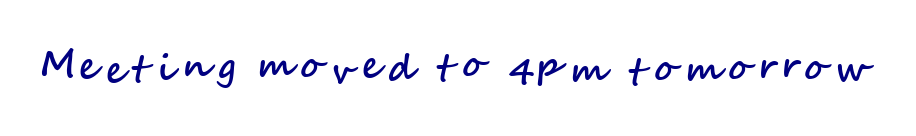
#> input picture Day22/images/handwritten_note2.png, 916 x 136 px
$ python -i run_easyocr_batch.py   (imports and definitions only)
#> lines starting #> are read from the running program, lines starting #| are printed output that depends on the picture; after the words box and inside, x2 and y2 are one past the last pixel; in counts of white or black regions, pixels touching at a corner belong together
#> further down, picture is the input picture: shape (136, 916, 3); mean B, G, R 249.9, 244.8, 244.8
"""
Day 22 - OCR practice: run EasyOCR over every sample image, save the
extracted text, then do a preprocessing before/after comparison.

WHY one shared `get_reader()` instead of calling `easyocr.Reader(...)`
every time: EasyOCR loads two neural networks from disk into memory when
you construct a Reader (a text-detection model that finds *where* text
is, and a text-recognition model that reads *what* it says). That load
takes a few seconds. Reusing one Reader object across all 17 images means
we pay that cost once, not seventeen times - the same "load once, call
many times" idea as any ML model in a real service.
"""

from pathlib import Path

import cv2
import easyocr
import numpy as np

IMAGES_DIR = Path(__file__).parent.parent / "images"
TEXT_DIR = Path(__file__).parent.parent / "extracted_text"
# [1 line not run here, left out]

_reader = None


# [42 lines left out: functions get_reader, extract_text, run_on_all_images, not called in this run]


# ----------------------------------------------------- preprocessing compare
def to_grayscale(img: np.ndarray) -> np.ndarray:
    """Collapses 3 color channels to 1. OCR only cares about the shape of
    strokes (dark pixels vs light pixels), not hue - color is noise for
    this task, so dropping it removes a source of confusion for the model
    and shrinks the data the network has to process."""
    return cv2.cvtColor(img, cv2.COLOR_BGR2GRAY)
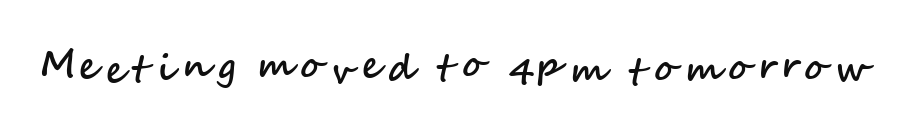
#> returned value: shape (136, 916); min 15, max 255, mean 245.4


def enhance(img: np.ndarray, denoise: bool = False) -> np.ndarray:
    """CLAHE (Contrast Limited Adaptive Histogram Equalization) stretches
    local contrast in small tiles across the image, rather than one
    global stretch. That matters for photos with uneven lighting (a
    receipt half in shadow) where a single global contrast boost would
    blow out the bright half trying to fix the dark half.

    denoise=True runs a median blur first. This turned out to matter a
    lot - see the README's "Preprocessing results" section: CLAHE+Otsu
    alone made the noisy test images *worse*, not better, because Otsu's
    hard black/white cutoff turns per-pixel sensor noise into salt-and-
    pepper speckle sitting right on top of the letters. A median blur
    (each pixel replaced by the median of its neighborhood) removes that
    kind of isolated-pixel noise while keeping edges reasonably sharp,
    *before* the threshold gets applied - order matters here.
    """
    gray = to_grayscale(img) if len(img.shape) == 3 else img
    if denoise:
        gray = cv2.medianBlur(gray, 5)
    clahe = cv2.createCLAHE(clipLimit=3.0, tileGridSize=(8, 8))
    enhanced = clahe.apply(gray)
    # Otsu thresholding: picks the brightness cutoff that best splits the
    # image's own histogram into two peaks (text vs background) instead
    # of a fixed number that only works for one lighting condition.
    _thresh_val, binary = cv2.threshold(
        enhanced, 0, 255, cv2.THRESH_BINARY + cv2.THRESH_OTSU
    )
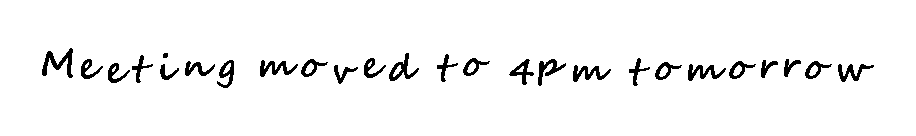
#> binary: shape (136, 916); 95.9% white; 26 black regions, largest, box (x1, y1, x2, y2) and area: (42, 48, 73, 78) 360, (573, 65, 611, 82) 280, (260, 60, 298, 77) 279
    return binary


# [38 lines left out: functions compare_preprocessing, main, not called in this run]


# [2 lines not run here, left out]

>>> import cv2
>>> picture = cv2.imread('../images/handwritten_note2.png')
>>> result = enhance(picture)

$ run again, on Day22/images/handwritten_note3.png
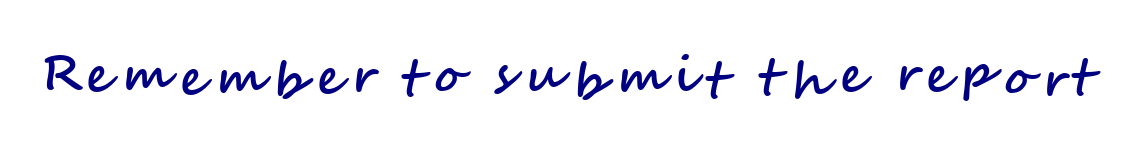
#> input picture Day22/images/handwritten_note3.png, 1144 x 148 px
#> picture is the input picture: shape (148, 1144, 3); mean B, G, R 248.5, 241.9, 241.9
#> in to_grayscale, `return cv2.cvtColor(img, cv2.COLOR_BGR2GRAY)`:
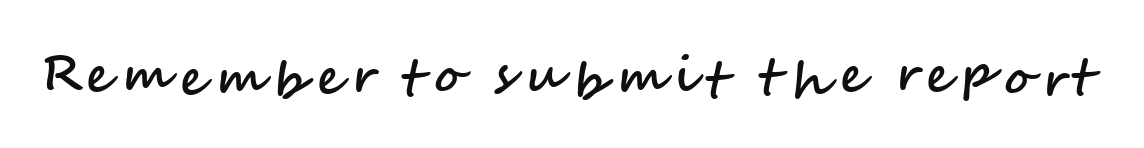
#> returned value: shape (148, 1144); min 15, max 255, mean 242.7
#> in enhance, `_thresh_val, binary = cv2.threshold( enhanced, 0, 255, cv2.THRESH_BINA..`:
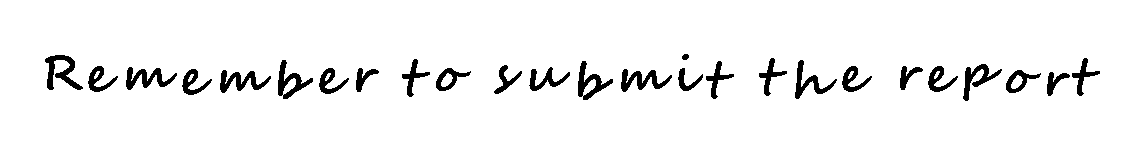
#> binary: shape (148, 1144); 94.8% white; 26 black regions, largest, box (x1, y1, x2, y2) and area: (45, 55, 83, 90) 551, (126, 67, 177, 90) 499, (621, 69, 672, 92) 499

$ run again, on Day22/images/printed_doc_normal.png
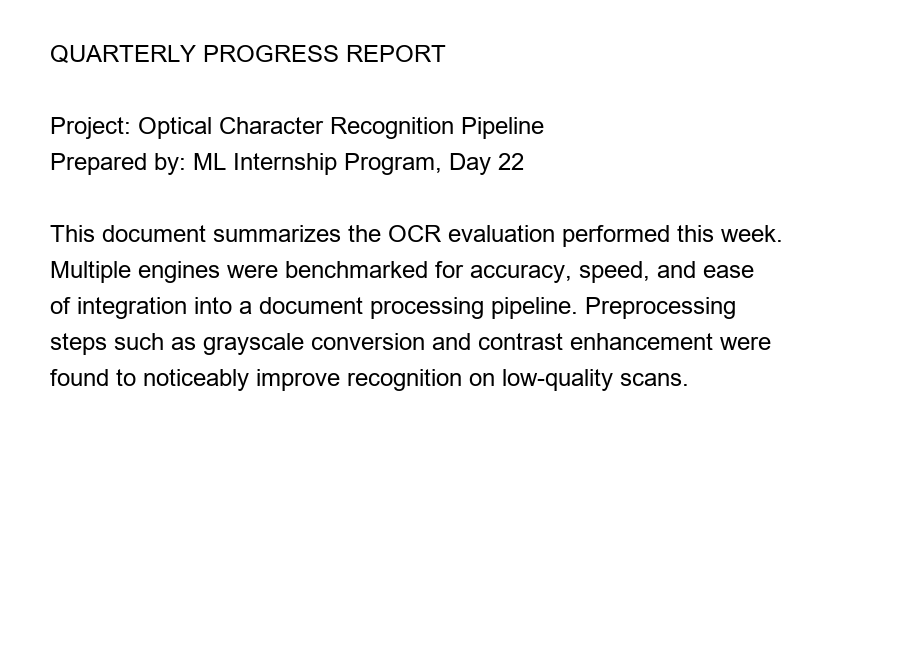
#> input picture Day22/images/printed_doc_normal.png, 900 x 650 px
#> picture is the input picture: shape (650, 900, 3); min 0, max 255, mean 244.3
#> in enhance, `_thresh_val, binary = cv2.threshold( enhanced, 0, 255, cv2.THRESH_BINA..`:
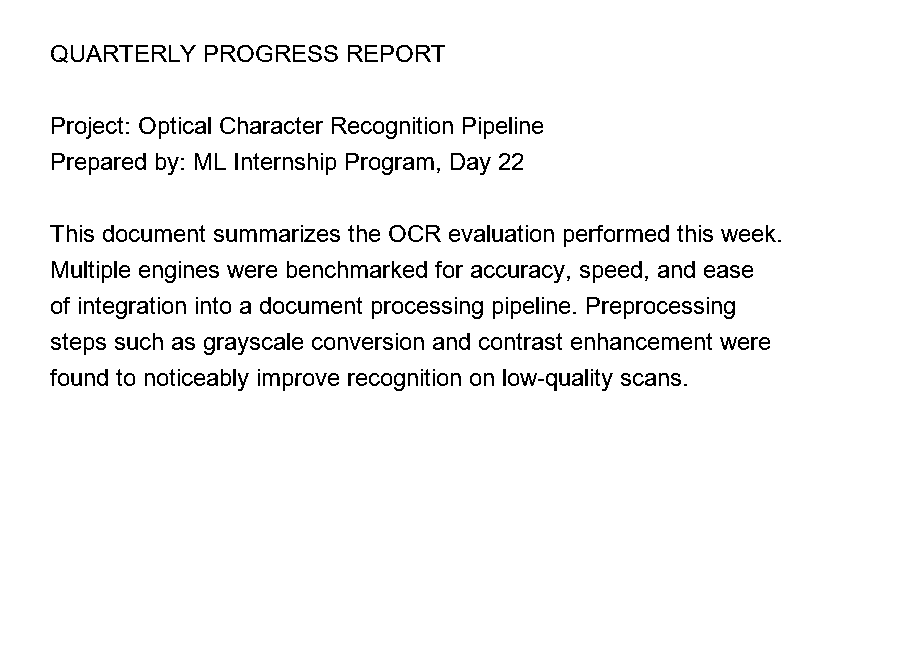
#> binary: shape (650, 900); 95.6% white; black in thin lines or dots, all inside (x1, y1, x2, y2) = (50, 45, 781, 391)

$ run again, on Day22/images/printed_doc_small_text.png
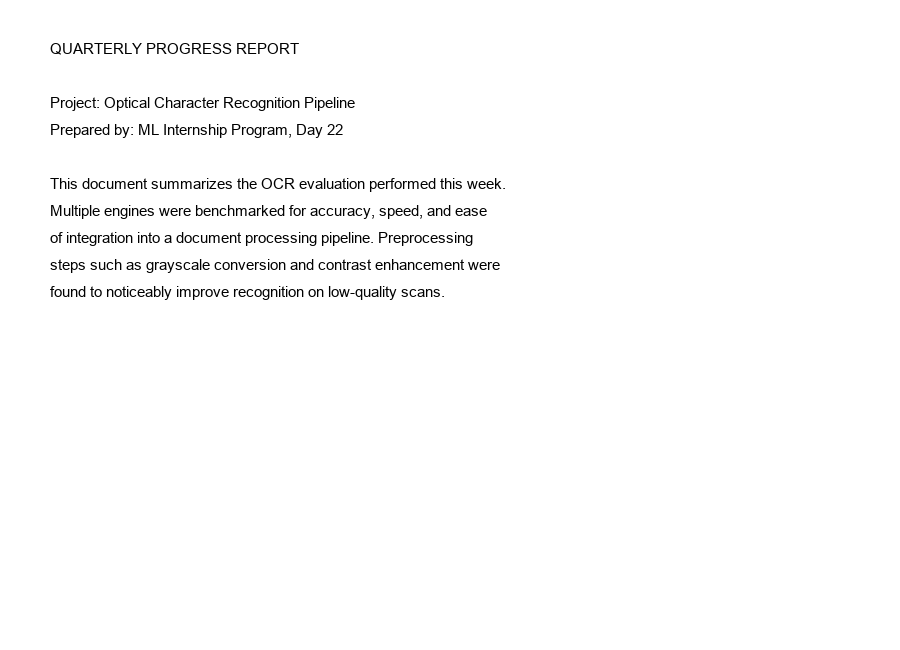
#> input picture Day22/images/printed_doc_small_text.png, 900 x 650 px
#> picture is the input picture: shape (650, 900, 3); min 0, max 255, mean 251
#> in enhance, `_thresh_val, binary = cv2.threshold( enhanced, 0, 255, cv2.THRESH_BINA..`:
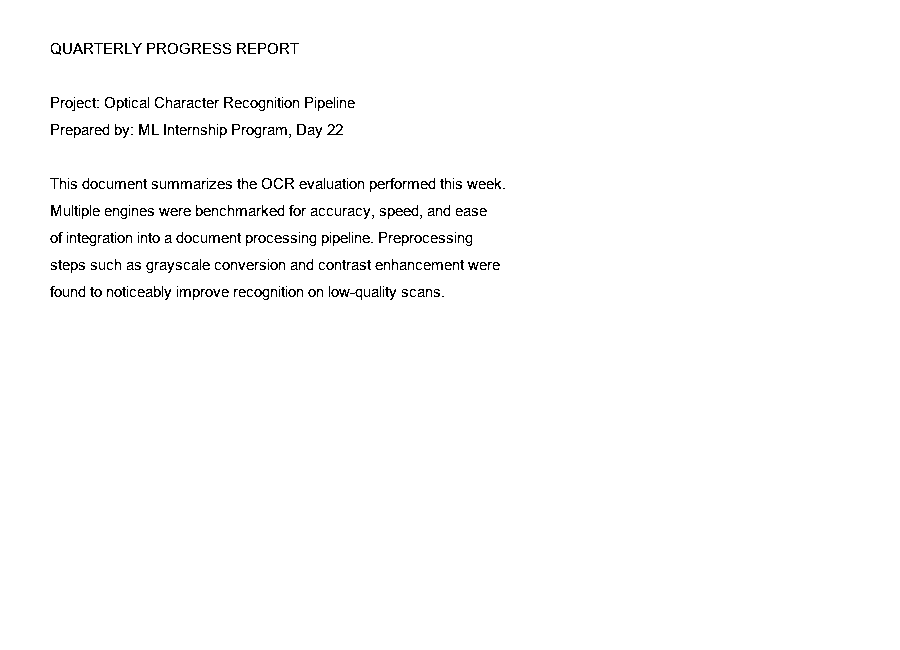
#> binary: shape (650, 900); 98.3% white; black in thin lines or dots, all inside (x1, y1, x2, y2) = (50, 43, 505, 300)
